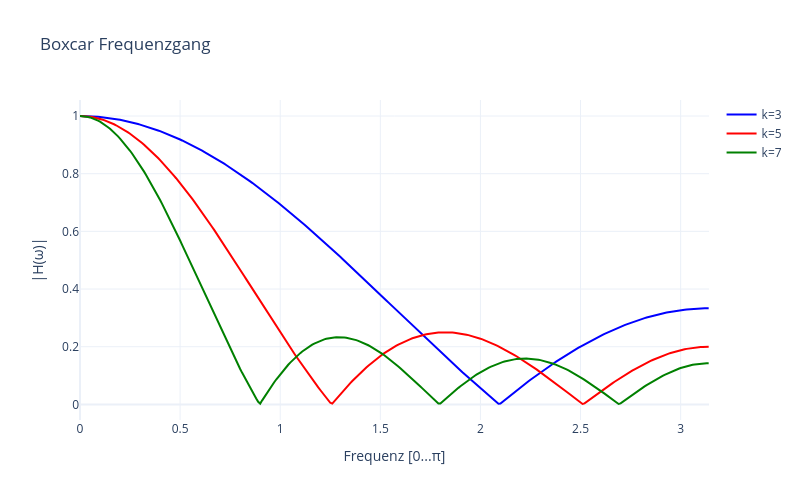

Write notebook code for a chart like this one.
### Markdown cell above
## Teil 1:Frequenzgang des Boxfilters

Hier analysieren wir Boxfilter mit unterschiedlichen Fenstergrößen (3, 5, 7 Punkte) im Frequenzbereich.

### Code cell
n_ranges = [np.arange(-1, 2), np.arange(-2, 3), np.arange(-3, 4)]  # k=3, 5, 7
w = np.arange(0, np.pi, 0.01)
H_list = []

for n_vec in n_ranges:
    # Formel: 1/N * sum(exp(j * w * n))
    term = np.exp(1j * w[:, None] * n_vec[None, :])
    H_list.append((1 / len(n_vec)) * np.sum(term, axis=1))

plot_frequency_responses(w, H_list, ["k=3", "k=5", "k=7"], "Boxcar Frequenzgang")

### Figure 1 — Plotly figure (JSON) as saved in the notebook; plotly's stock layout.template omitted (floating-point values rounded to 4 significant figures; data arrays with more than 128 entries replaced by an {"elided": "..."} marker saying what was removed)
{"data": [{"line": {"color": "blue"}, "mode": "lines", "name": "k=3", "type": "scatter", "x": {"elided": "315 float values"}, "y": {"elided": "315 float values"}}, {"line": {"color": "red"}, "mode": "lines", "name": "k=5", "type": "scatter", "x": {"elided": "315 float values"}, "y": {"elided": "315 float values"}}, {"line": {"color": "green"}, "mode": "lines", "name": "k=7", "type": "scatter", "x": {"elided": "315 float values"}, "y": {"elided": "315 float values"}}], "layout": {"height": 500, "title": {"text": "Boxcar Frequenzgang"}, "width": 800, "xaxis": {"range": [0, 3.142], "title": {"text": "Frequenz [0...π]"}}, "yaxis": {"title": {"text": "|H(ω)|"}}}}
